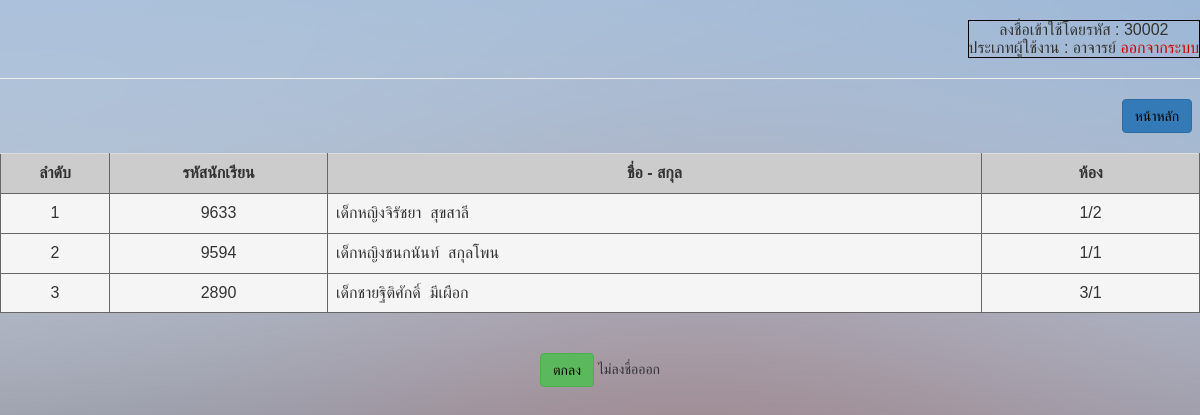
The app's page /html5up-dimension/notCheckout.php (signed in) with its own data.
### tables this page shows
CREATE TABLE `checkinout` (
  `studentID` varchar(255) NOT NULL,
  `typeCheckInID` int(11) DEFAULT NULL,
  `typeCheckOutID` int(11) DEFAULT NULL,
  `checkIn` time DEFAULT NULL,
  `checkOut` time DEFAULT NULL,
  `dateCheckInOut` date DEFAULT NULL,
  `checkInOutID` int(11) NOT NULL
);

CREATE TABLE `student` (
  `studentID` varchar(255) NOT NULL,
  `studentName` varchar(255) NOT NULL,
  `studentLastname` varchar(255) NOT NULL,
  `classID` int(11) NOT NULL
);

CREATE TABLE `class` (
  `classID` int(11) NOT NULL,
  `class` varchar(255) NOT NULL
);

### html5up-dimension/notCheckout.php (the view, shortened to what this page needs)
<?php
if (!$_SESSION["uname"]) {
    Header("Location: Login.php");
} else {
    ?>
    <html>
        <head>
            <link rel="stylesheet" href="https://maxcdn.bootstrapcdn.com/bootstrap/3.3.7/css/bootstrap.min.css">
        </head>
        <div class="abcd">
            <body background="/images/bg.jpg">
                <div align="right" class="a" ><br>
                    <table border="1" bordercolor="#000000" cellpadding="5">
                        <tr>
                            <td>
                        <center> ลงชื่อเข้าใช้โดยรหัส :
    <?php echo($_SESSION['userID']); ?><br>
                            ประเภทผู้ใช้งาน : <?php echo($_SESSION['typeUser']); ?>
                            <a href="logout.php"><font color="#CC0000">ออกจากระบบ</font></a></center>
                        </tr></td>
                    </table>
                    <hr>
                </div>
                <div align="right">
                    <a href="adminpage.php"><button type="button" class="btn btn-primary"><font color="#000000">หน้าหลัก</font></button></a>	&nbsp;
                </div>
                <br>
                <form name="frmMain" method="post"  action="confrmCheckout.php" >
                    <div class="table-responsive">
                        <table class="table table-hover" width="800" border="1" align="center" bordercolor="#666666">
                            <tr>
                                <td width="50" align="center" bgcolor="#CCCCCC"><strong>ลำดับ</strong></td>
                                <td width="100"align="center" bgcolor="#CCCCCC"><strong>รหัสนักเรียน</strong></td>
                                <td width="300" align="center" bgcolor="#CCCCCC"><strong>ชื่อ - สกุล</strong></td>
                                <td width="100" align="center" bgcolor="#CCCCCC"><strong>ห้อง</strong></td>
                            </tr>
                            <?php
                            include ("connectDB.php");
                            $date = date("Y-m-d");
                            $strSLQ2 = "SELECT * FROM checkinout,class,student where typeCheckOutID is null
                            and class.classID=student.classID
                            and student.studentID=checkinout.studentID
                                and dateCheckInOut = '".$date."'";
                            $result = mysqli_query($mysqli, $strSLQ2);
                            $i = 1;
                            while ($row = mysqli_fetch_array($result)) {
                                echo "<tr class='active'>";
                                echo "<td align='center'>" . $i . "</td>";
                                echo "<td align='center'>" . $row['studentID'] . "</td>";
                                ?>
                                <?php
                                echo "<td align='left'>" . $row['studentName'] . "&nbsp&nbsp" . $row['studentLastname'] . "</td>";
                                echo "<td align='center'>" . $row['class'] . "</td>";
                                echo "</tr>";
                                $i = $i + 1;
                            }
                            ?>
                        </table>
                        <div class="container"align="center">
                            <br>
                            <button type="submit" name="Submit" class="btn btn-success"><font color="#000000">ตกลง</font></button>
ไม่ลงชื่อออก
                        </div>
                </form>
            </body>
    </html>
<?php } ?>

### html5up-dimension/notCheckout.php (style rules this page uses)
div.abcd { font-family: "FontAwesome",sans-serif; }

### records on screen
checkinout: studentID.studentID "9633", studentID.studentName "เด็กหญิงจิรัชยา", studentID.studentLastname "สุขสาลี", class.class "1/2"
checkinout: studentID.studentID "9594", studentID.studentName "เด็กหญิงชนกนันท์", studentID.studentLastname "สกุลโพน", class.class "1/1"
checkinout: studentID.studentID "2890", studentID.studentName "เด็กชายฐิติศักดิ์", studentID.studentLastname "มีเผือก", class.class "3/1"

### other values on screen
$_SESSION['userID'] "30002"
$_SESSION['typeUser'] "อาจารย์"
